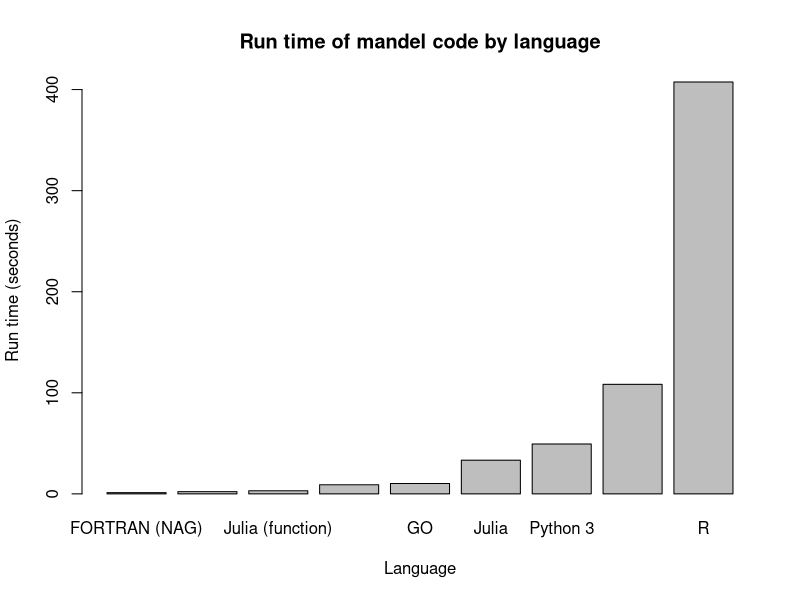

Write the R code that produced this figure.
# Plot timing data for different mandel implementations

# Read our data
timings <- read.csv("timing.csv")

# Sort ascending by time
sortedtimings <- timings[order(timings$Time),]

# Open our output file
png(file="timing.png", width=1280, height=720)

# Plot
barplot(sortedtimings$Time, names.arg=sortedtimings$Language, xlab="Language", ylab="Run time (seconds)", main="Run time of mandel code by language")

# Tidy up
dev.off()